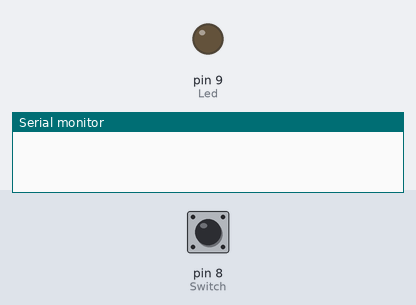
The sketch below on a simulated Arduino Uno, built with avr-gcc and run on an emulated ATmega328P. Shown: output pins drawn as LEDs (lit = HIGH), the last lines printed to the serial monitor. The test bench sets the inputs (shaded band); at power-on: pin 8 (Switch) HIGH.

Above: at 1.2 s.
1.3 s: pin 8 (Switch) pulled LOW for 0.15 s
At 2.7 s:
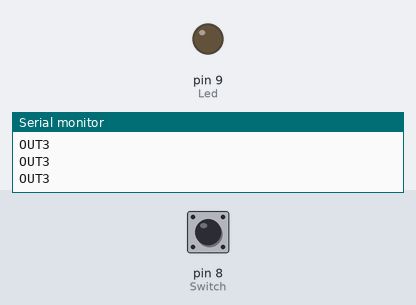
3.0 s: pin 8 (Switch) pulled LOW for 3.2 s
At 4.4 s:
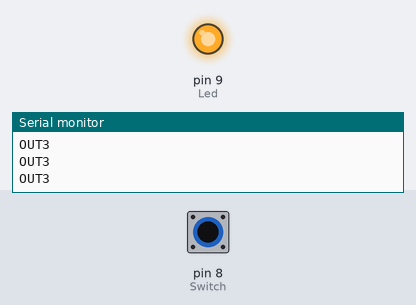
7.7 s: pin 8 (Switch) driven LOW
At 9.2 s:
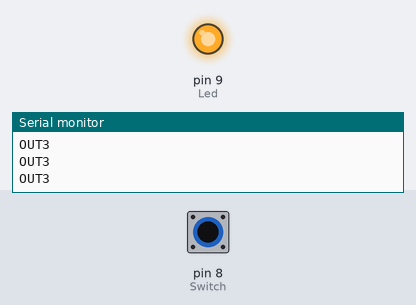
10.7 s: pin 8 (Switch) driven HIGH
At 11.3 s:
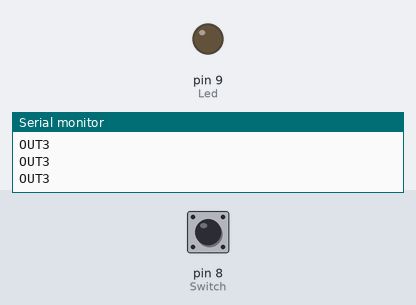
Timing chart, 0 to 13.2 s (numbered marks = the images above; inputs shaded):
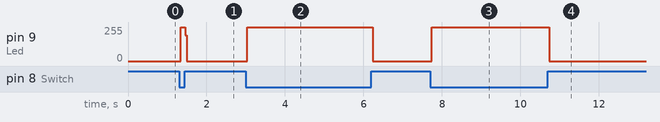

Measured:
- after the input at 1.3 s, pin 9 (Led): 0/255 → 255/255 at once, → 0/255 0.12 s later
- after the input at 3.0 s, pin 9 (Led): 0/255 → 255/255 at once, → 0/255 3.2 s later
- after the input at 7.7 s, pin 9 (Led): 0/255 → 255/255 at once
- after the input at 10.7 s, pin 9 (Led): 255/255 → 0/255 at once

The sketch:

BlinkWithSwitch.ino
```cpp
int Led = 9;
int Switch = 8;

void setup() {
  // put your setup code here, to run once:
pinMode(Led, OUTPUT);
pinMode(Switch, INPUT);
digitalWrite(Switch, HIGH);
Serial.begin(9600);
}

void loop() {
  abc:
if (digitalRead(Switch) == LOW)
{
 while(1)
 {
  //while(digitalRead(Switch) == LOW);
 digitalWrite(Led, HIGH);
//Serial.println("OUT1");
if(digitalRead(Switch) == LOW)
{
  Serial.println("OUT3");
  //while(digitalRead(Switch) == LOW);
 digitalWrite(Led, LOW);
 //Serial.println("OUT2");
  //delay(1);
  goto abc;
}
}
}
else
{
  digitalWrite(Led, LOW);
 }
}
```
